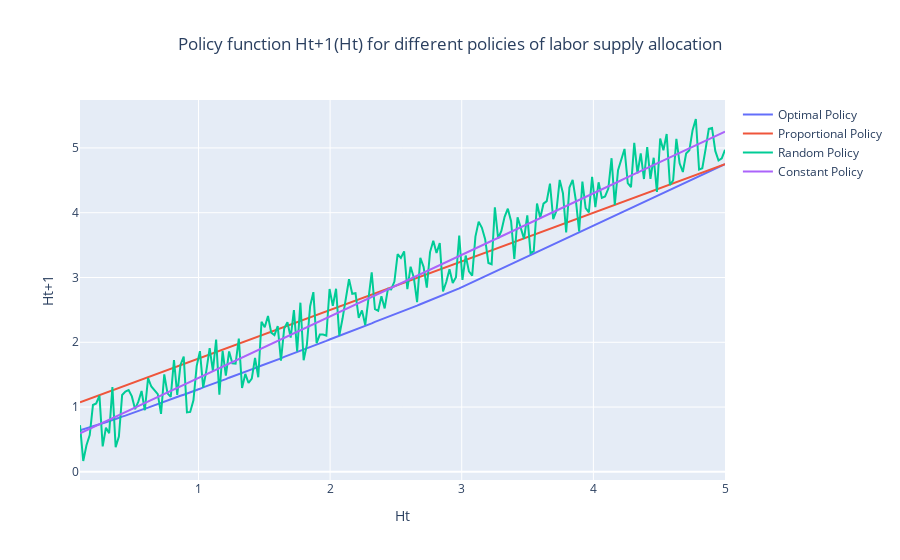

Write notebook code for a chart like this one.
### Markdown cell above
Some arbitrary policies of labor supply can lead to levels of human capital higher than the upper bound as shown in the following graph of the policy function Ht+1(Ht).

### Code cell
H_constant = human_capital_accumulation(H_values,constant_policy)
H_random = human_capital_accumulation(H_values, random_policy)
H_proportional = human_capital_accumulation(H_values, proportional_policy)

plot_graph(
    variable1=(H_values, optimal_policy,"Optimal Policy"),
    variable2=(H_values, H_proportional,"Proportional Policy"),
    variable3=(H_values, H_random, "Random Policy"),
    variable4=(H_values, H_constant, "Constant Policy"),
    xaxis_title="Ht",
    yaxis_title="Ht+1",
    title="Policy function Ht+1(Ht) for different policies of labor supply allocation",
    showlegend=True
)

### Figure 1 — Plotly figure (JSON) as saved in the notebook; plotly's stock layout.template omitted (floating-point values rounded to 4 significant figures; data arrays with more than 128 entries replaced by an {"elided": "..."} marker saying what was removed)
{"data": [{"mode": "lines", "name": "Optimal Policy", "type": "scatter", "x": {"elided": "200 float values"}, "y": {"elided": "200 float values"}}, {"mode": "lines", "name": "Proportional Policy", "type": "scatter", "x": {"elided": "200 float values"}, "y": {"elided": "200 float values"}}, {"mode": "lines", "name": "Random Policy", "type": "scatter", "x": {"elided": "200 float values"}, "y": {"elided": "200 float values"}}, {"mode": "lines", "name": "Constant Policy", "type": "scatter", "x": {"elided": "200 float values"}, "y": {"elided": "200 float values"}}], "layout": {"showlegend": true, "title": {"text": "Policy function Ht+1(Ht) for different policies of labor supply allocation", "x": 0.5, "xanchor": "center"}, "xaxis": {"title": {"text": "Ht"}}, "yaxis": {"title": {"text": "Ht+1"}}}}
